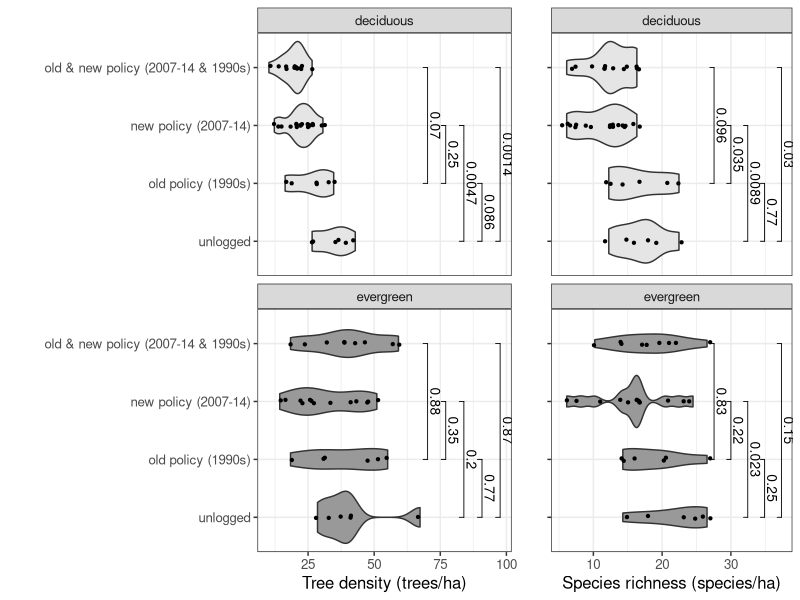
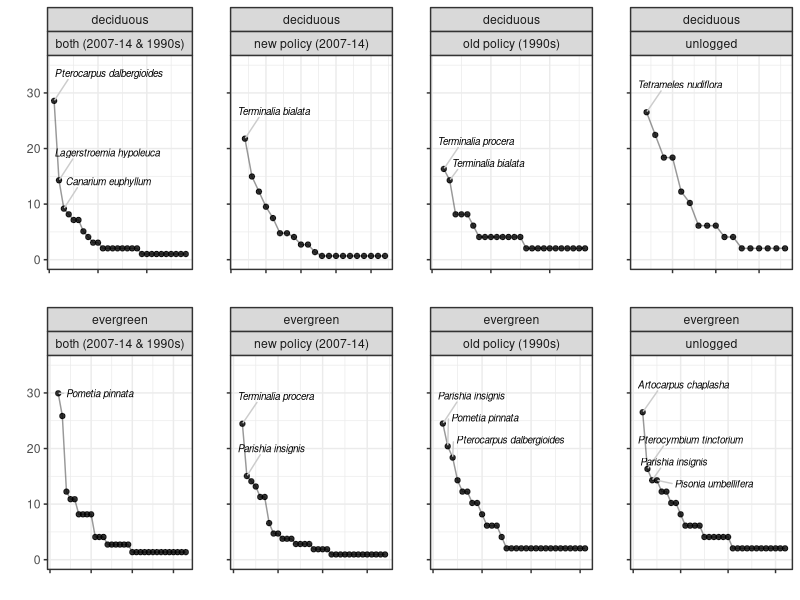
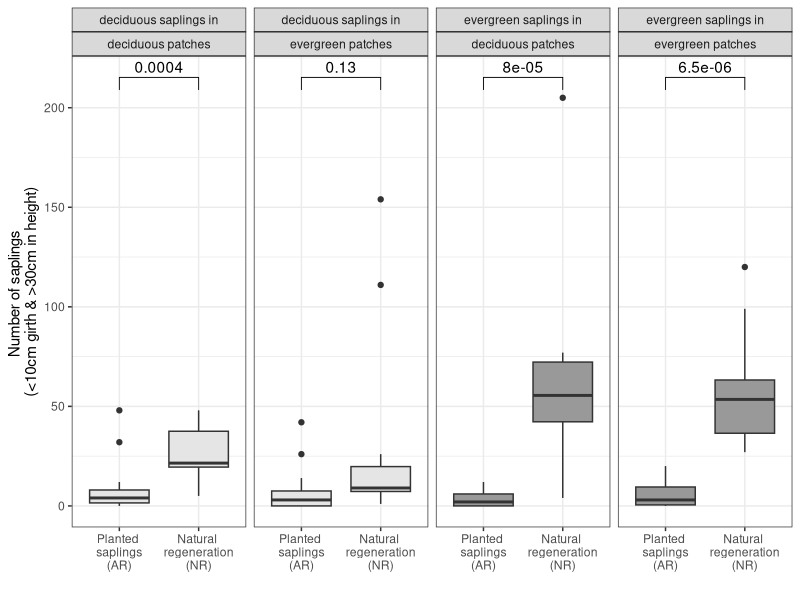

The R source for these figures, in order:
#### July 2023 ####

### Prep
library(tidyverse)
library(readxl)
library(ggpubr)
library(ggrepel)
library(cowplot)

### Figure 1: see PPT file
### Figure 2: Large tree density& richness ~ logging-treatment, forest-type ####

d.lar <- read_csv(file = "plotdata_large.csv")

dat2.tmp <- data.frame()
for(i in 1:n_distinct(d.lar$plot_ID))
{
  iplot <- d.lar %>% filter(plot_ID==sort(unique(d.lar$plot_ID))[i]) %>% filter(code!="stump")
  idat2 <-
    c(instem = nrow(iplot) * (1/0.49), # scaled to 1 ha
      # ieH = diversity(x = iplot %>% pull(code) %>% table(),index = "shannon") %>% exp(),
      insp = n_distinct(iplot$code) * (1/0.49)) # scaled to 1 ha

  dat2.tmp <- bind_rows(dat2.tmp,idat2)
}

dat2 <-
  dat2.tmp %>% mutate(plot_ID = sort(unique(d.lar$plot_ID))) %>%
  left_join(y = d.lar %>% select(plot_ID,treatment,forest_type) %>% unique())

comparisons_fig2 <- list( c("TL", "OL_far"), #c("TL", "OL_near"),
                          c("OL_far", "OL_near"),
                          c("baseline", "OL_near"),
                          c("baseline", "OL_far"),c("baseline", "TL"))

commongg_fig2 <- list(
  stat_compare_means(comparisons = comparisons_fig2,method = "t.test",
                          paired = F,label = "p.format", size = 3.5),
  scale_fill_manual(name ="",values = c("grey90","grey60")),
  scale_x_discrete(labels=c("unlogged"," old policy (1990s)","new policy (2007-14)",
                            "old & new policy (2007-14 & 1990s)")),
  theme_bw(),guides(fill=F),xlab(""),
  theme(text = element_text(size=12)),coord_flip())

fig2 <-
  plot_grid(
  ggplot(data = dat2,
         aes(y=instem,x=treatment)) +
    geom_violin(aes(fill=forest_type)) +
    geom_jitter(width = 0.03,size=0.8) + facet_wrap(.~forest_type,nrow = 2) +
    ylab("Tree density (trees/ha)") + commongg_fig2,

  ggplot(data = dat2,
         aes(y=insp,x=treatment)) +
    geom_violin(aes(fill=forest_type)) +
    geom_jitter(width = 0.03,size=0.8) + facet_wrap(.~forest_type,nrow = 2) +
    ylab("Species richness (species/ha)") + commongg_fig2 +
    theme(axis.text.y = element_blank()),
  rel_widths = c(1.85,1),
  ncol = 2)

ggsave(plot = fig2,filename = "figure2.png",device = "png",width = 24,height = 13,units = "cm",dpi = 300)

### Figure 3: Rank-abundance curves #####

d.lar <- read_csv(file = "plotdata_large.csv")

# d.lar %>% group_by(treatment,forest_type) %>% summarise(nplots = n_distinct(plot_ID))
# scaled each rank-abundance # of plots to make relative abundances comparable

d.rac_TL.e <- d.lar %>% filter(treatment=="TL",forest_type=="evergreen",code!="stump") %>%
  group_by(treatment,forest_type,species_ID) %>% summarise(nstem = n()) %>%
  arrange(-nstem) %>% mutate(cstem = cumsum(nstem),scaled_nstem = (nstem/1.5)*(1/0.49),
                             counter = row_number(), cstemperc = cstem/max(cstem))

d.rac_OLnear.e <- d.lar %>% filter(treatment=="OL_near",forest_type=="evergreen",code!="stump") %>%
  group_by(treatment,forest_type,species_ID) %>% summarise(nstem = n()) %>%
  arrange(-nstem) %>% mutate(cstem = cumsum(nstem),scaled_nstem = (nstem/2.17)*(1/0.49),
                             counter = row_number(), cstemperc = cstem/max(cstem))

d.rac_OLfar.e <- d.lar %>% filter(treatment=="OL_far",forest_type=="evergreen",code!="stump") %>%
  group_by(treatment,forest_type,species_ID) %>% summarise(nstem = n()) %>%
  arrange(-nstem) %>% mutate(cstem = cumsum(nstem),scaled_nstem = (nstem/1)*(1/0.49),
                             counter = row_number(), cstemperc = cstem/max(cstem))

d.rac_baseline.e <- d.lar %>% filter(treatment=="baseline",forest_type=="evergreen",code!="stump") %>%
  group_by(treatment,forest_type,species_ID) %>% summarise(nstem = n()) %>%
  arrange(-nstem) %>% mutate(cstem = cumsum(nstem),scaled_nstem = (nstem/1)*(1/0.49),
                             counter = row_number(), cstemperc = cstem/max(cstem))

d.rac_TL.d <- d.lar %>% filter(treatment=="TL",forest_type=="deciduous",code!="stump") %>%
  group_by(treatment,forest_type,species_ID) %>% summarise(nstem = n()) %>%
  arrange(-nstem) %>% mutate(cstem = cumsum(nstem), scaled_nstem = (nstem/2)*(1/0.49),
                             counter = row_number(), cstemperc = cstem/max(cstem))

d.rac_OLnear.d <- d.lar %>% filter(treatment=="OL_near",forest_type=="deciduous",code!="stump") %>%
  group_by(treatment,forest_type,species_ID) %>% summarise(nstem = n()) %>%
  arrange(-nstem) %>% mutate(cstem = cumsum(nstem),scaled_nstem = (nstem/3)*(1/0.49),
                             counter = row_number(), cstemperc = cstem/max(cstem))

d.rac_OLfar.d <- d.lar %>% filter(treatment=="OL_far",forest_type=="deciduous",code!="stump") %>%
  group_by(treatment,forest_type,species_ID) %>% summarise(nstem = n()) %>%
  arrange(-nstem) %>% mutate(cstem = cumsum(nstem),scaled_nstem = (nstem/1)*(1/0.49),
                             counter = row_number(), cstemperc = cstem/max(cstem))

d.rac_baseline.d <- d.lar %>% filter(treatment=="baseline",forest_type=="deciduous",code!="stump") %>%
  group_by(treatment,forest_type,species_ID) %>% summarise(nstem = n()) %>%
  arrange(-nstem) %>% mutate(cstem = cumsum(nstem),scaled_nstem = (nstem/1)*(1/0.49),
                             counter = row_number(), cstemperc = cstem/max(cstem))

treatment.labs <- c("unlogged","old policy (1990s)","new policy (2007-14)", "both (2007-14 & 1990s)")
names(treatment.labs) <- c("baseline", "OL_far", "OL_near","TL")

commongg_fig3 <- list(geom_line(alpha = 0.4),
                 geom_point(alpha = 0.8), ylim(0,35),
                 facet_wrap(forest_type ~ treatment,nrow = 2,scales = "free_x",
                            labeller = labeller(treatment = treatment.labs)),
                 ylab(""),xlab(""),theme_bw(),
                 geom_text_repel(aes(label = ifelse(cstemperc <= 0.5,
                                                    species_ID,""),fontface = 'italic'),
                                 size = 2.5,box.padding = 0.35,
                                 min.segment.length = 0,nudge_y = 5,
                                 segment.colour = "gray80",max.overlaps = Inf,
                                 xlim = c(NA,NA),ylim = c(NA,NA)),
                 theme(axis.text.x = element_blank(),
                       text = element_text(size=11),
                       panel.spacing = unit(0.1,"lines")),
                 coord_cartesian(clip = "off"))

specialgg_fig3_evergreenboth <- list(geom_line(alpha = 0.4),
                      geom_point(alpha = 0.8), ylim(0,35),
                      facet_wrap(forest_type ~ treatment,nrow = 2,scales = "free_x",
                                 labeller = labeller(treatment = treatment.labs)),
                      ylab(""),xlab(""),theme_bw(),
                      geom_text_repel(aes(label = ifelse(cstemperc <= 0.5,
                                                         species_ID,""),fontface = 'italic'),
                                      size = 2.5,box.padding = 0.35,
                                      min.segment.length = 0,nudge_y = 0,
                                      segment.colour = "gray80",max.overlaps = Inf,
                                      xlim = c(NA,NA),ylim = c(NA,NA)),
                      theme(axis.text.x = element_blank(),
                            text = element_text(size=11),
                            panel.spacing = unit(0.1,"lines")),
                      coord_cartesian(clip = "off"))

fig3 <-
  plot_grid(
    ggplot(data = d.rac_TL.d, aes(y = scaled_nstem,x=counter)) + commongg_fig3,
    ggplot(data = d.rac_OLnear.d, aes(y = scaled_nstem,x=counter)) + commongg_fig3 + theme(axis.text.y = element_blank()),
    ggplot(data = d.rac_OLfar.d, aes(y = scaled_nstem,x=counter)) + commongg_fig3 + theme(axis.text.y = element_blank()),
    ggplot(data = d.rac_baseline.d, aes(y = scaled_nstem,x=counter)) + commongg_fig3 + theme(axis.text.y = element_blank()),
    ggplot(data = d.rac_TL.e, aes(y = scaled_nstem,x=counter)) + specialgg_fig3_evergreenboth,
    ggplot(data = d.rac_OLnear.e, aes(y = scaled_nstem,x=counter)) + commongg_fig3 + theme(axis.text.y = element_blank()),
    ggplot(data = d.rac_OLfar.e, aes(y = scaled_nstem,x=counter)) + commongg_fig3 + theme(axis.text.y = element_blank()),
    ggplot(data = d.rac_baseline.e, aes(y = scaled_nstem,x=counter)) + commongg_fig3 + theme(axis.text.y = element_blank()),greedy = TRUE,

    nrow = 2)

ggsave(plot = fig3,filename = "figure3.png",device = "png",width = 21,height = 12,units = "cm",dpi = 300)

### Figure 4: Regen ####

d.nra <- read_xlsx(path = "nra_data.xlsx",sheet = 1)
d.treecode <- read_csv("treecodes.csv")
d.nra_fin <-
  left_join(x = d.nra,
            y = d.treecode %>% select(code_new,species_ID,tmp_phenology),
            by = c("species"="code_new"))

n_unknown_stems <-
  d.nra_fin[which(is.na(d.nra_fin$tmp_phenology)),] %>%
  mutate(unknown_nos = nra_sure+natural+unsure+nra_mostly) %>%
  pull(unknown_nos) %>% sum()

d.nra_fin <- d.nra_fin %>% filter(species!="uid")
nra_plotlist <- sort(unique(d.nra$plot_name))

dat4.tmp <- tibble()
for(i in 1:n_distinct(d.nra$plot_name))
{
  iplot <- d.nra_fin %>% filter(plot_name == nra_plotlist[i])
  iplot_E <- iplot %>% filter(tmp_phenology=="E")
  iplot_D <- iplot %>% filter(tmp_phenology=="D")
  idat3 <-
    c(#instem_ar = sum(iplot$nra_sure) + sum(iplot$nra_mostly) + sum(iplot$unsure),
      #instem_nr = sum(iplot$natural),
      #insp_ar = iplot %>% filter(nra_sure>0 | unsure>0 | nra_mostly >0) %>% pull(species) %>% n_distinct(),
      #insp_nr = iplot %>% filter(natural>0) %>% pull(species) %>% n_distinct(),
      instemevergreen_ar = sum(iplot_E$nra_sure) + sum(iplot_E$nra_mostly) + sum(iplot_E$unsure),
      instemdeciduous_ar = sum(iplot_D$nra_sure) + sum(iplot_D$nra_mostly) + sum(iplot_D$unsure),
      instemevergreen_nr = sum(iplot_E$natural),
      instemdeciduous_nr = sum(iplot_D$natural))

  dat4.tmp <- bind_rows(dat4.tmp,idat3)
}

dat4 <-
  dat4.tmp %>%
  mutate(plot_name = nra_plotlist) %>%
  full_join(x = d.nra %>% select(plot_name,plot_type) %>% distinct(),
            y = .) %>%
  pivot_longer(cols = c(-plot_name,-plot_type),values_to = "count") %>%
  separate(col = "name",into = c("response","regen_type"),sep = "_",remove = T)

comparisons_fig4 <- list( c("ar", "nr"))

nra.labs_resp <- c("deciduous saplings in","evergreen saplings in")
names(nra.labs_resp) <- c("instemdeciduous","instemevergreen")

nra.labs_ftype <- c("deciduous patches","evergreen patches")
names(nra.labs_ftype) <- c("deciduous","evergreen")

fig4 <-
ggplot(data = dat4 %>% filter(response %in% c("instemevergreen","instemdeciduous")),
         aes(y=count,x=regen_type)) +
      geom_boxplot(aes(fill=response)) +
      facet_grid(.~response + plot_type,
                 labeller = labeller(response = nra.labs_resp,
                                     plot_type = nra.labs_ftype),
                 scales = "free") +
  theme_bw() + scale_fill_manual(name ="",values = c("grey90","grey60")) +
  guides(fill=F) + xlab("") +
  scale_x_discrete(labels = c("Planted \n saplings \n(AR)",
                              "Natural \n regeneration \n(NR)")) +
  ylab("Number of saplings \n(<10cm girth & >30cm in height)") +
stat_compare_means(comparisons = comparisons_fig4,method = "t.test",
                   paired = F,label = after_stat("p.format"))

ggsave(plot = fig4,filename = "figure4.png",device = "png",width = 22,height = 14,units = "cm",dpi = 300)
